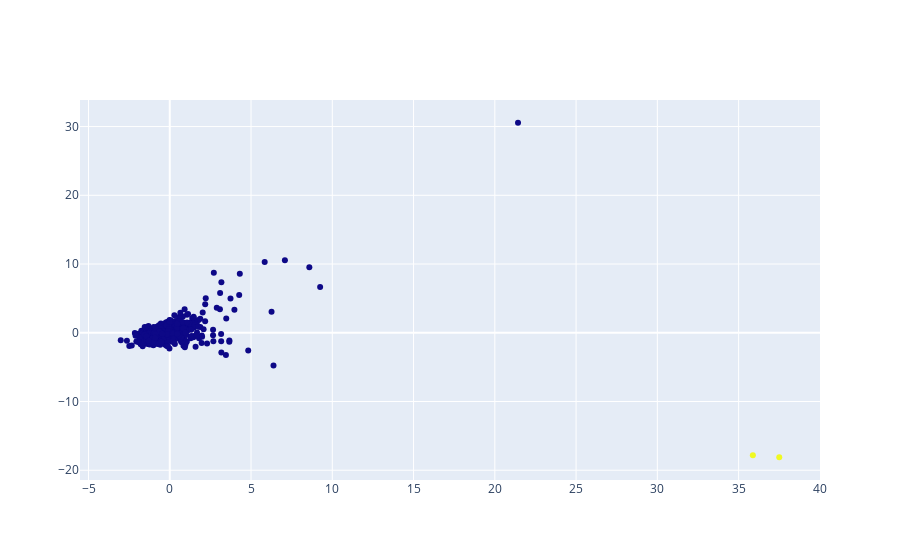

Source (notebook cell):
### Code cell
fig = go.Figure()
fig.add_trace(go.Scatter(x = pca_df["pca_Component1"], y = pca_df["pca_Component2"],mode = "markers",
                        marker = dict(color = pca_df["pca_Cluster"])))

### Figure 1 — Plotly figure (JSON) as saved in the notebook; plotly's stock layout.template omitted (floating-point values rounded to 4 significant figures; data arrays with more than 128 entries replaced by an {"elided": "..."} marker saying what was removed)
{"data": [{"marker": {"color": {"elided": "617 int values"}}, "mode": "markers", "type": "scatter", "x": {"elided": "617 float values"}, "y": {"elided": "617 float values"}}], "layout": {}}
